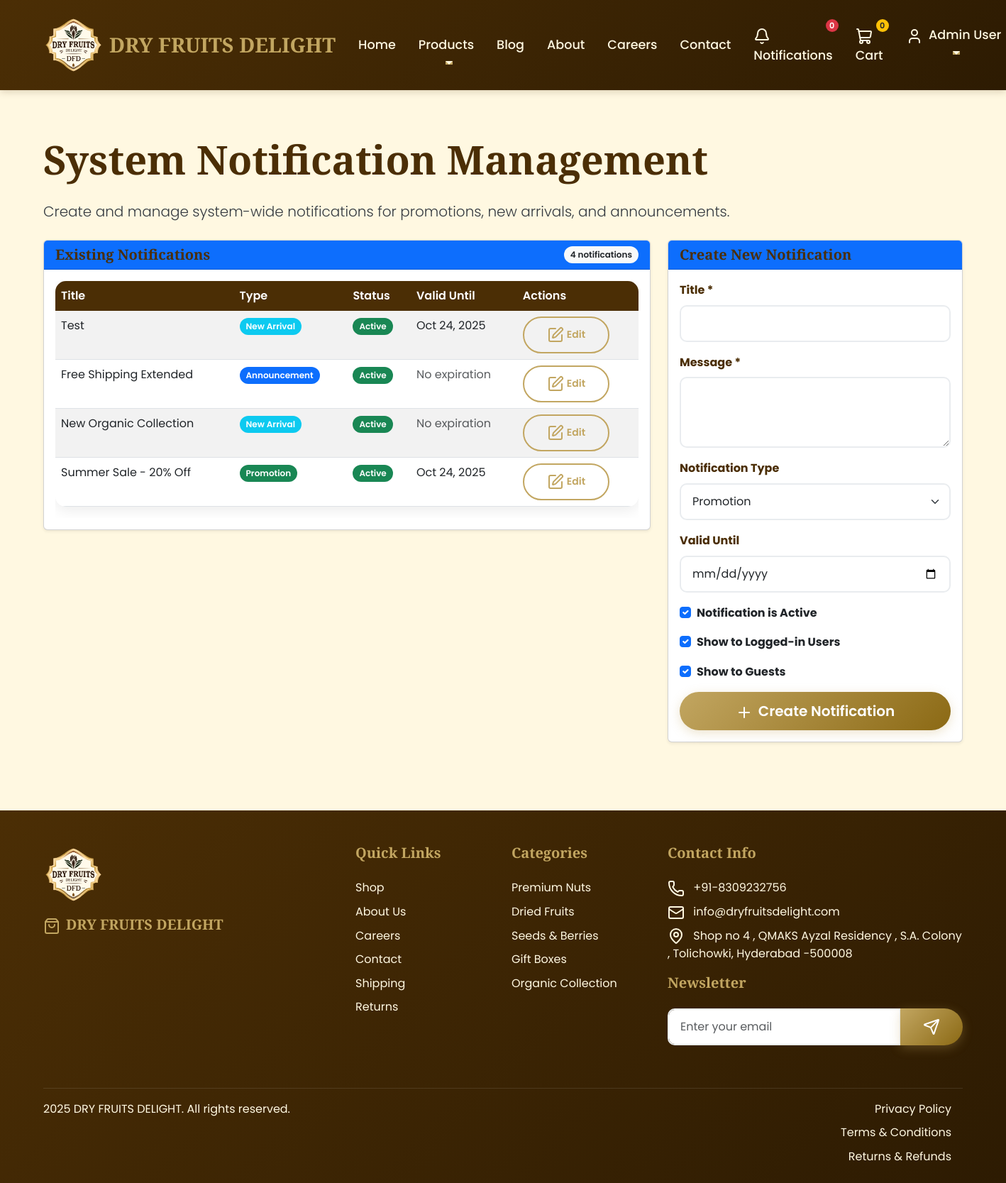
The app's page /api/notifications/system-notifications/ (signed in), older data.
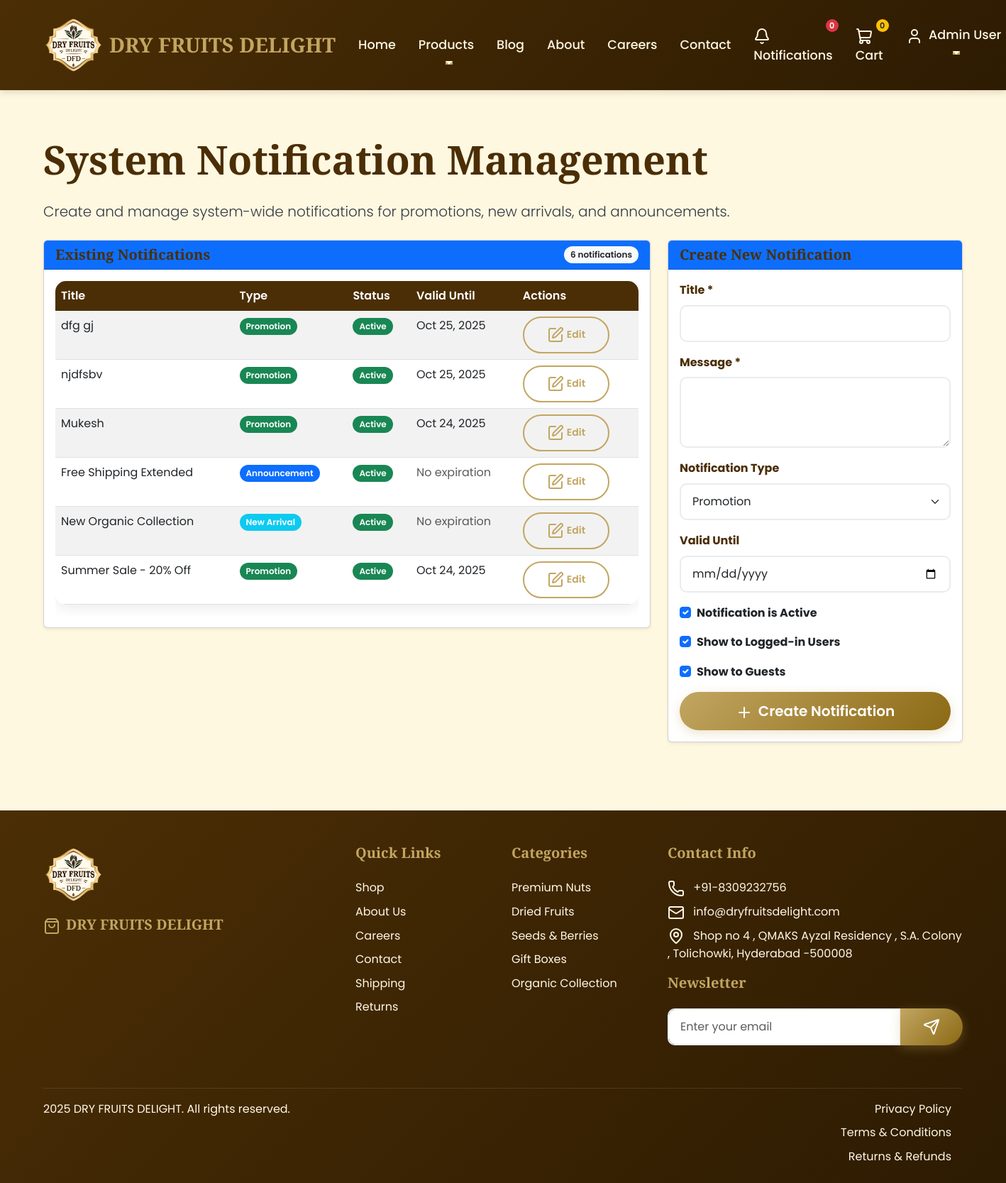
The same page, newer data.
### apps/notifications/models.py (models this page shows, shortened)
class SystemNotification(models.Model):
    NOTIFICATION_TYPES = [
        ('promotion', 'Promotion'),
        ('new_arrival', 'New Arrival'),
        ('announcement', 'Announcement'),
        ('alert', 'Alert'),
    ]
    title = models.CharField(max_length=200)
    message = models.TextField()
    notification_type = models.CharField(max_length=20, choices=NOTIFICATION_TYPES, default='announcement')
    is_active = models.BooleanField(default=True)
    show_to_users = models.BooleanField(default=True)  # Whether to show to logged-in users
    show_to_guests = models.BooleanField(default=True)  # Whether to show to guests
    created_at = models.DateTimeField(default=timezone.now)
    valid_until = models.DateTimeField(null=True, blank=True)  # Optional expiration date
    class Meta:
        ordering = ['-created_at']
        indexes = [
            models.Index(fields=['-created_at']),
            models.Index(fields=['is_active']),
            models.Index(fields=['notification_type']),
            models.Index(fields=['valid_until']),
        ]

### apps/notifications/views.py (the view, shortened to what this page needs)
# urls.py: path('system-notifications/', views.system_notification_management, name='system_notification_management'),
@login_required
def system_notification_management(request):
    if not request.user.is_admin:
        messages.error(request, 'Access denied. Admin privileges required.')
        return redirect('core:dashboard')
    notifications = SystemNotification.objects.all().order_by('-created_at')
    context = {
        'notifications': notifications,
        'notification_types': SystemNotification.NOTIFICATION_TYPES,
    }
    return render(request, 'notifications/system_notification_management.html', context)

### apps/core/context_processors.py (called while the page is built)
def footer_content(request):
    try:
        footer = FooterContent.objects.get(is_active=True)
    except FooterContent.DoesNotExist:
        footer = None
    return {
        'footer_content': footer
    }

def contact_info(request):
    try:
        contact = ContactInfo.objects.get(id=1)
    except ContactInfo.DoesNotExist:
        contact = None
    return {
        'contact_info': contact
    }

### apps/users/models.py (called while the page is built)
    @property
    def is_admin(self):
        return self.role and self.role.name == 'admin'

### templates/notifications/system_notification_management.html (shortened to what the changed rows need)
{% extends 'base.html' %}
{% load static %}
{% block content %}
<div class="container py-5">
    <div class="row">
        <div class="col-12">
            <h1 class="display-4 fw-bold mb-4">System Notification Management</h1>
            <div class="row">
                <div class="col-lg-8">
                    <div class="card shadow-sm">
                        <div class="card-header bg-primary text-white d-flex justify-content-between align-items-center">
                            <h5 class="mb-0">Existing Notifications</h5>
                            <span class="badge bg-light text-dark">{{ notifications.count }} notifications</span>
                        </div>
                        <div class="card-body">
                            {% if notifications %}
                                <div class="table-responsive">
                                    <table class="table table-striped">
                                        <thead>
                                            <tr>
                                                <th>Title</th>
                                                <th>Type</th>
                                                <th>Status</th>
                                                <th>Valid Until</th>
                                                <th>Actions</th>
                                            </tr>
                                        </thead>
                                        <tbody>
                                            {% for notification in notifications %}
                                            <tr>
                                                <td>{{ notification.title }}</td>
                                                <td>
                                                    <span class="badge bg-{% if notification.notification_type == 'promotion' %}success{% elif notification.notification_type == 'new_arrival' %}info{% elif notification.notification_type == 'announcement' %}primary{% else %}warning{% endif %}">
                                                        {{ notification.get_notification_type_display }}
                                                    </span>
                                                </td>
                                                <td>
                                                    {% if notification.is_active %}
                                                        <span class="badge bg-success">Active</span>
                                                    {% else %}
                                                        <span class="badge bg-secondary">Inactive</span>
                                                    {% endif %}
                                                </td>
                                                <td>
                                                    {% if notification.valid_until %}
                                                        {{ notification.valid_until|date:"M d, Y" }}
                                                    {% else %}
                                                        <span class="text-muted">No expiration</span>
                                                    {% endif %}
                                                </td>
                                                <td>
                                                    <div class="btn-group" role="group">
                                                        <button class="btn btn-sm btn-outline-primary edit-notification-btn"
                                                                data-bs-toggle="modal"
                                                                data-bs-target="#editNotificationModal"
                                                                data-notification-id="{{ notification.id }}"
                                                                data-title="{{ notification.title }}"
                                                                data-message="{{ notification.message }}"
                                                                data-type="{{ notification.notification_type }}"
                                                                data-active="{{ notification.is_active|yesno:'true,false' }}"
                                                                data-show-users="{{ notification.show_to_users|yesno:'true,false' }}"
                                                                data-show-guests="{{ notification.show_to_guests|yesno:'true,false' }}"
                                                                data-valid-until="{{ notification.valid_until|date:'Y-m-d' }}">
                                                            <i data-lucide="edit" class="me-1"></i>Edit
                                                        </button>
                                                    </div>
                                                </td>
                                            </tr>
                                            {% endfor %}
                                        </tbody>
                                    </table>
                                </div>
                            {% else %}
                                <div class="text-center py-5">
                                    <i data-lucide="bell" class="text-muted" style="width: 48px; height: 48px;"></i>
                                    <h5 class="mt-3">No notifications found</h5>
                                    <p class="text-muted">Create your first notification using the form on the right.</p>
                                </div>
                            {% endif %}
                        </div>
                    </div>
                </div>
            </div>
        </div>
    </div>
</div>
{% endblock %}

Row changes from the older to the newer data that the page shows:
removed SystemNotification: title "Test", notification_type "New Arrival", is_active "Active", valid_until "Oct 24, 2025"
added SystemNotification: title "dfg gj", notification_type "Promotion", is_active "Active", valid_until "Oct 25, 2025"
added SystemNotification: title "njdfsbv", notification_type "Promotion", is_active "Active", valid_until "Oct 25, 2025"
added SystemNotification: title "Mukesh", notification_type "Promotion", is_active "Active", valid_until "Oct 24, 2025"
Text that changed along with them:
{{ notifications.count }}: "4" → "6"
